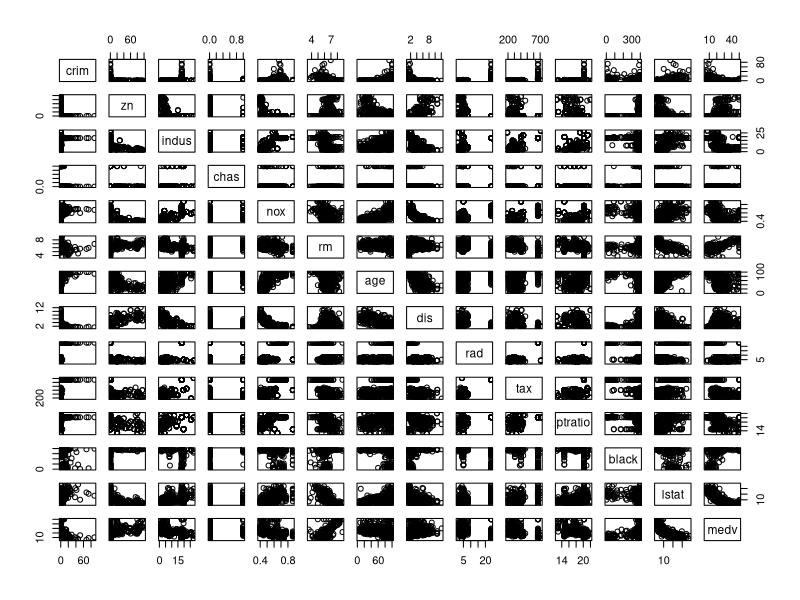
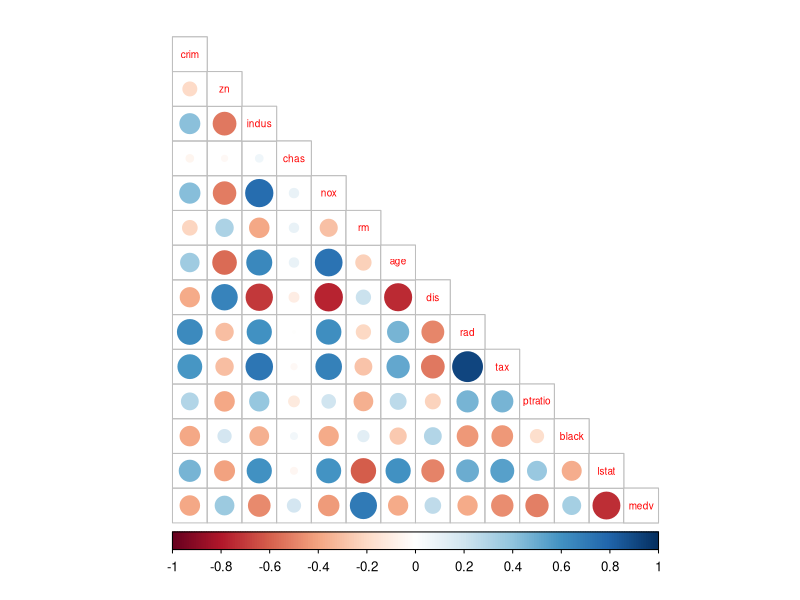
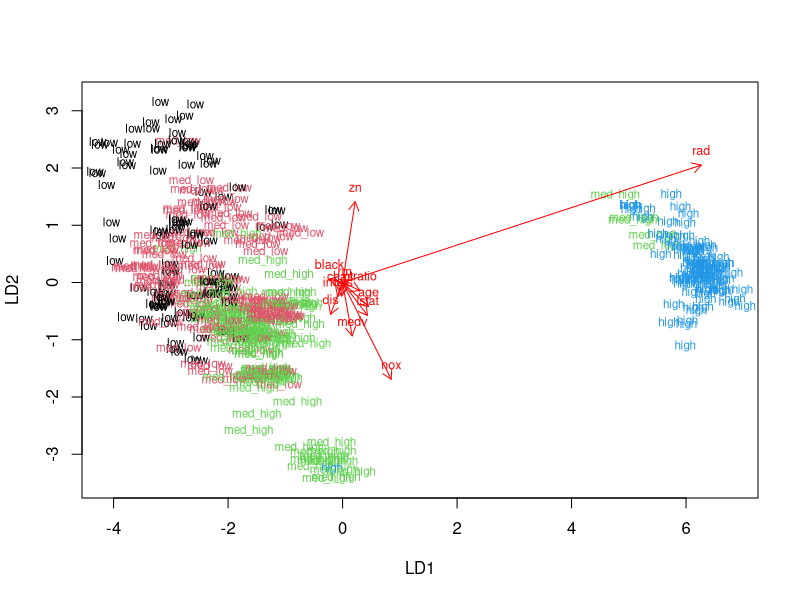
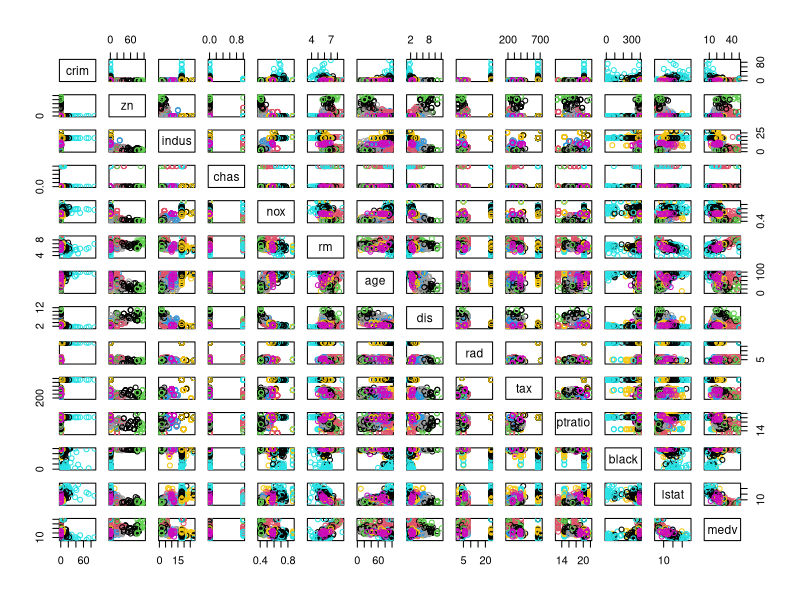
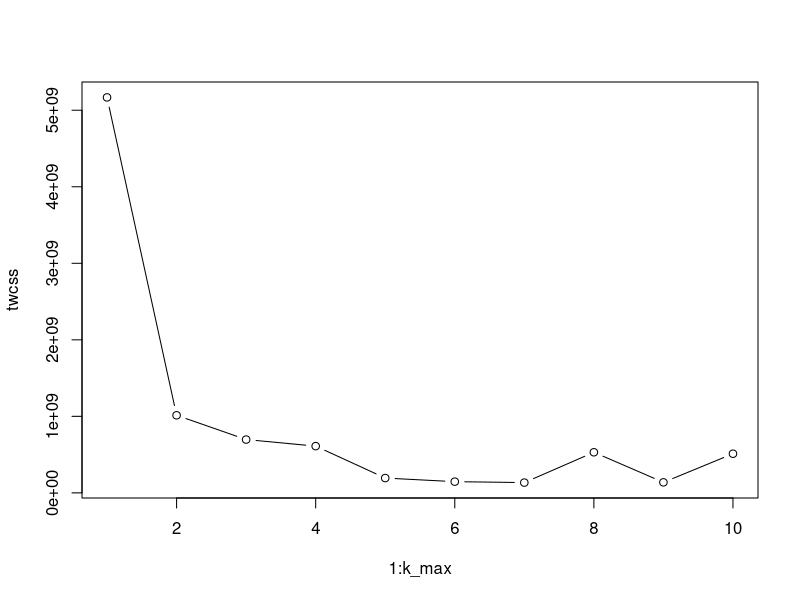
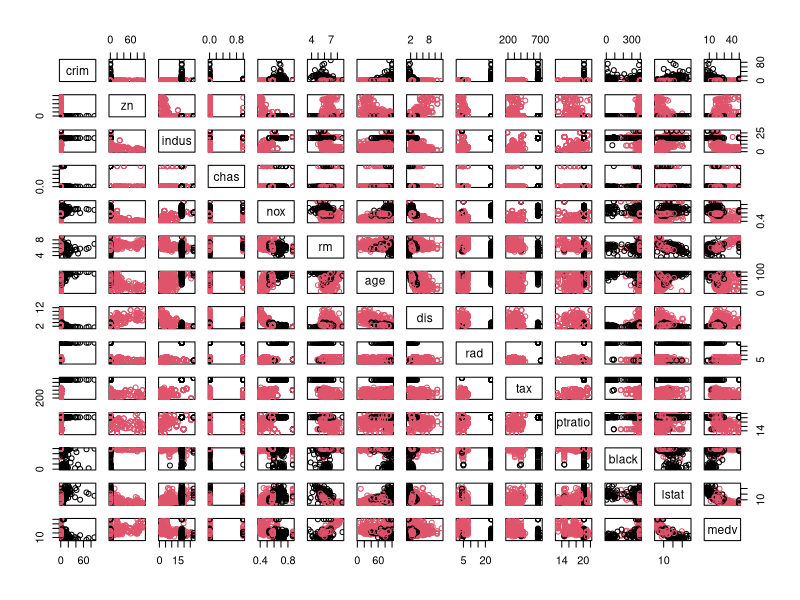

These charts were generated, in order, by the following R code:
## ---- chunk 1
library("tidyverse")
library("ggplot2")
library("dplyr")
library("MASS")
library("corrplot")

data("Boston")
Palette <- c("#555555", "#009E73", "#56B4E9", "#E69F00", "#F0E442", "#0072B2", "#D55E00", "#CC79A7")
## ---- chunk 2
str(Boston)
pairs(Boston)
## ---- chunk 3
cor_matrix<-cor(Boston) %>% round(digits = 2)
corrplot(cor_matrix, method="circle", type="lower", cl.pos = "b", tl.pos = "d", tl.cex = 0.6)
## ---- chunk 4
# center and standardize variables
boston_scaled <- scale(Boston)

# summaries of the scaled variables
summary(boston_scaled)
## ---- chunk 5
# change the object to data frame
boston_scaled <- as.data.frame(boston_scaled)

# save the scaled crim as scaled_crim
scaled_crim <- boston_scaled$crim

# summary of the scaled_crim
summary(scaled_crim)

# create a quantile vector of crim and print it
bins <- quantile(scaled_crim)


crime <- cut(scaled_crim, breaks = bins, include.lowest = TRUE, label = c("low", "med_low", "med_high", "high"))

# remove original crim from the dataset
boston_scaled <- dplyr::select(boston_scaled, -crim)

# add the new categorical value to scaled data
boston_scaled <- data.frame(boston_scaled, crime)
## ---- chunk 6
# number of rows in the Boston dataset 
n <- nrow(boston_scaled)
# choose randomly 80% of the rows
ind <- sample(n,  size = n * 0.8)
# create train set
train <- boston_scaled[ind,]

# create test set 
test <- boston_scaled[-ind,]

# save the correct classes from test data
correct_classes <- test$crime

# linear discriminant analysis
lda.fit <- lda(crime ~ ., data = train)


## ---- chunk 7
# the function for lda biplot arrows
lda.arrows <- function(x, myscale = 1, arrow_heads = 0.1, color = "red", tex = 0.75, choices = c(1,2)){
  heads <- coef(x)
  arrows(x0 = 0, y0 = 0, 
         x1 = myscale * heads[,choices[1]], 
         y1 = myscale * heads[,choices[2]], col=color, length = arrow_heads)
  text(myscale * heads[,choices], labels = row.names(heads), 
       cex = tex, col=color, pos=3)
}

# target classes as numeric
classes <- as.numeric(train$crime)

# plot the lda results
plot(lda.fit, dimen = 2, col = classes, pch = classes)
lda.arrows(lda.fit, myscale = 2)
## ---- chunk 8

lda.pred <- predict(lda.fit, newdata = test)

# cross tabulate the results
table(correct = correct_classes, predicted = lda.pred$class)
## ---- chunk 9
data("Boston")
Bostonscaled <- scale(Boston)
# euclidean distance matrix
dist_eu <- dist(Bostonscaled)
# look at the summary of the distances
summary(dist_eu)
# manhattan distance matrix
dist_man <- dist(Bostonscaled, method = "manhattan")

# look at the summary of the distances
summary(dist_man)

# k-means clustering
km <-kmeans(dist_eu, centers = 10 )

# plot the Boston dataset with clusters
pairs(Boston, col = km$cluster)
## ---- chunk 10
# MASS, ggplot2 and Boston dataset are available
set.seed(27)

# euclidean distance matrix
dist_eu <- dist(Boston)

# determine the number of clusters
k_max <- 10

# calculate the total within sum of squares
twcss <- sapply(1:k_max, function(k){kmeans(dist_eu, k)$tot.withinss})
## ---- chunk 11
# visualize the results
plot(1:k_max, twcss, type='b')

# k-means clustering
km <-kmeans(dist_eu, centers = 2)

# plot the Boston dataset with clusters
pairs(Boston, col = km$cluster)
